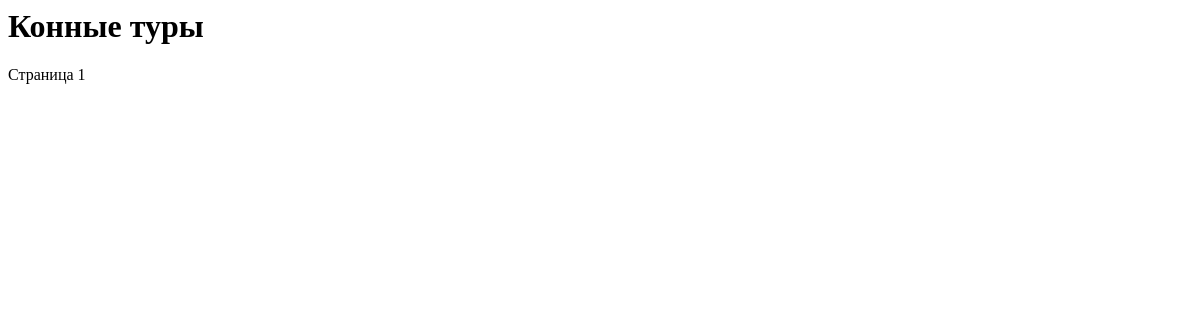
The app's page /tour/, older data.
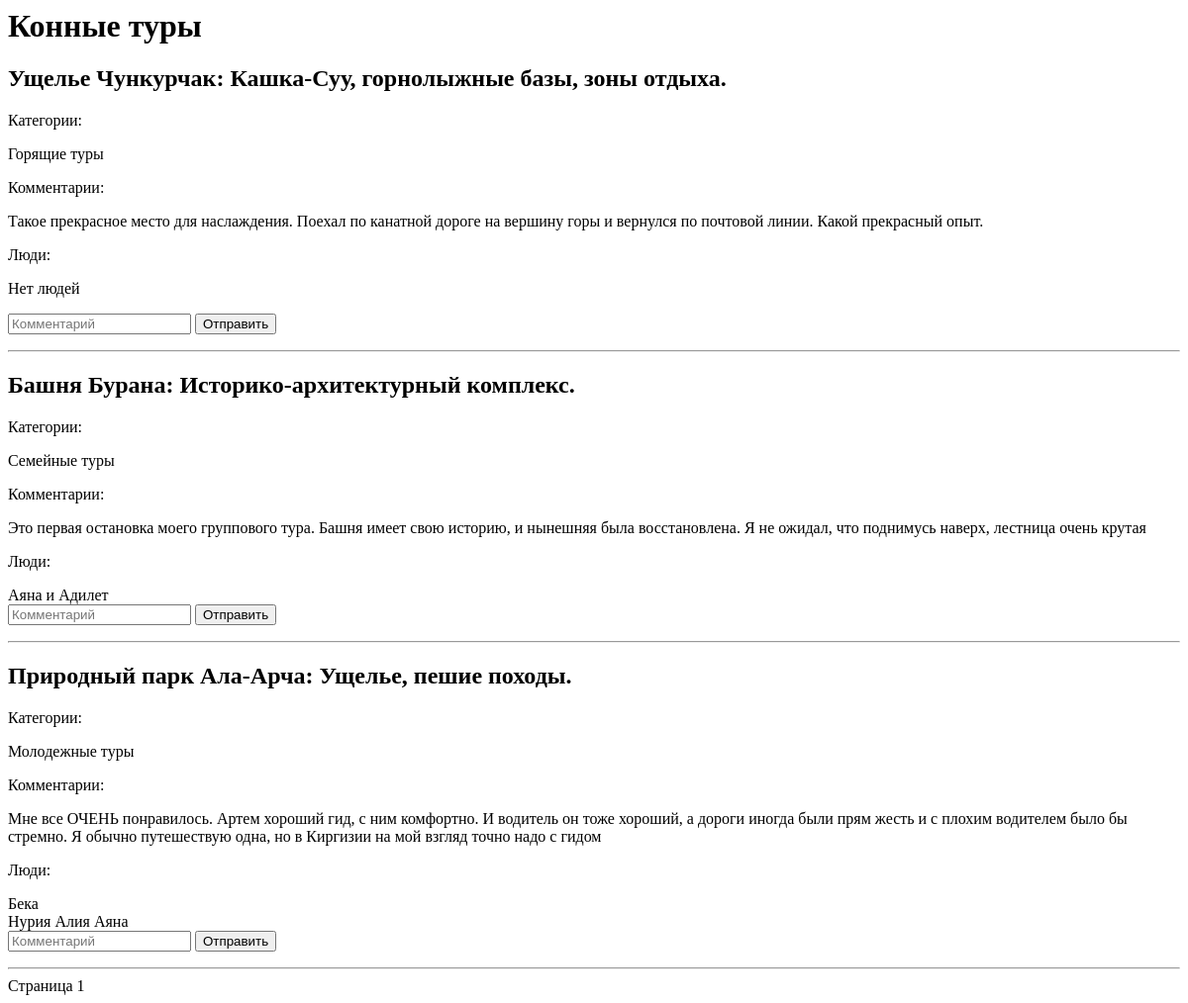
The same page, newer data.
### horse_tour/models.py (models this page shows, shortened)
class Location(models.Model):
    name = models.CharField(max_length=100)
    image = models.ImageField(upload_to='locations/', null=True, blank=True)
    categories = models.ManyToManyField('Category')

class Category(models.Model):
    name = models.CharField(max_length=100)

class Comment(models.Model):
    location = models.ForeignKey(Location, on_delete=models.CASCADE)
    text = models.TextField()

class Person(models.Model):
    name = models.CharField(max_length=100)
    tour = models.ForeignKey(Location, on_delete=models.CASCADE)

### horse_tour/views.py (the view)
# urls.py: path('', LocationListView.as_view(), name='location_list'),
class LocationListView(ListView):
    model = Location
    template_name = "location_list.html"
    context_object_name = "locations"
    ordering = ["-id"]
    paginate_by = 5

### templates/location_list.html (shortened to what this page needs)
<h1>Конные туры</h1>
{% for loc in page_obj %}
    <h2>{{ loc.name }}</h2>
    <p>Категории:</p>
    {% for cat in loc.categories.all %}
        <span>{{ cat.name }}</span>
    {% endfor %}
    <p>Комментарии:</p>
    {% for comment in loc.comment_set.all %}
        <div>{{ comment.text }}</div>
    {% empty %}
        <p>Комментариев нет</p>
    {% endfor %}
    <p>Люди:</p>
    {% for person in loc.person_set.all %}
        <div>{{ person.name }}</div>
    {% empty %}
        <p>Нет людей</p>
    {% endfor %}
    <form method="post">
        <input type="text" name="comment" placeholder="Комментарий">
        <button type="submit">Отправить</button>
    </form>
    <hr>
{% endfor %}
<div>
    <span>Страница {{ page_obj.number }}</span>
</div>

Row changes from the older to the newer data that the page shows:
added Location: name "Ущелье Чункурчак: Кашка-Суу, горнолыжные базы, зоны отдыха."
added Category: name "Горящие туры", shown under "Ущелье Чункурчак: Кашка-Суу, горнолыжные базы, зоны отдыха."
added Comment: text "Такое прекрасное место для наслаждения. Поехал по канатной дороге на вершину горы и вернулся по почтовой линии. Какой прекрасный опыт.", shown under "Ущелье Чункурчак: Кашка-Суу, горнолыжные базы, зоны отдыха."
added Location: name "Башня Бурана: Историко-архитектурный комплекс."
added Category: name "Семейные туры", shown under "Башня Бурана: Историко-архитектурный комплекс."
added Comment: text "Это первая остановка моего группового тура. Башня имеет свою историю, и нынешняя была восстановлена. Я не ожидал, что поднимусь наверх, лестница очень крутая", shown under "Башня Бурана: Историко-архитектурный комплекс."
added Person: name "Аяна и Адилет", shown under "Башня Бурана: Историко-архитектурный комплекс."
added Location: name "Природный парк Ала-Арча: Ущелье, пешие походы."
added Category: name "Молодежные туры", shown under "Природный парк Ала-Арча: Ущелье, пешие походы."
added Comment: text "Мне все ОЧЕНЬ понравилось. Артем хороший гид, с ним комфортно. И водитель он тоже хороший, а дороги иногда были прям жесть и с плохим водителем было бы стремно. Я обычно путешествую одна, но в Киргизии на мой взгляд точно надо с гидом", shown under "Природный парк Ала-Арча: Ущелье, пешие походы."
added Person: name "Бека", shown under "Природный парк Ала-Арча: Ущелье, пешие походы."
added Person: name "Нурия Алия Аяна", shown under "Природный парк Ала-Арча: Ущелье, пешие походы."
